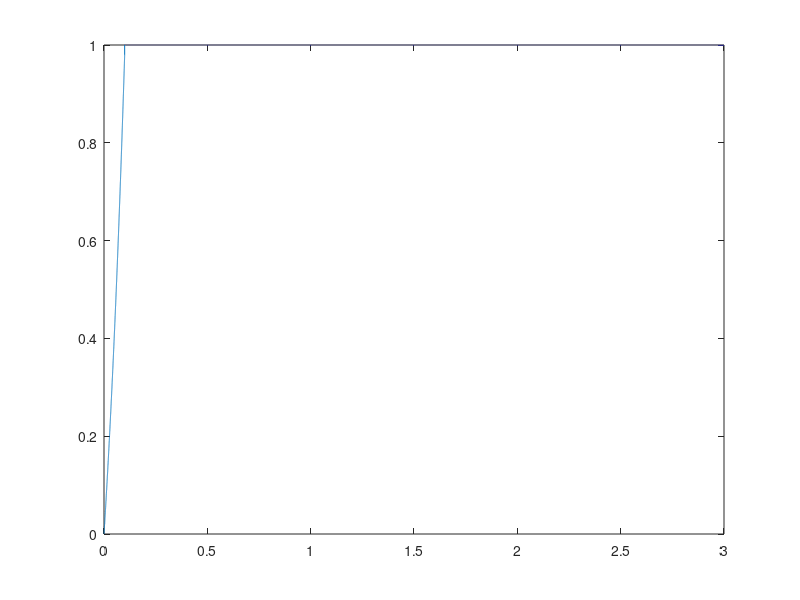
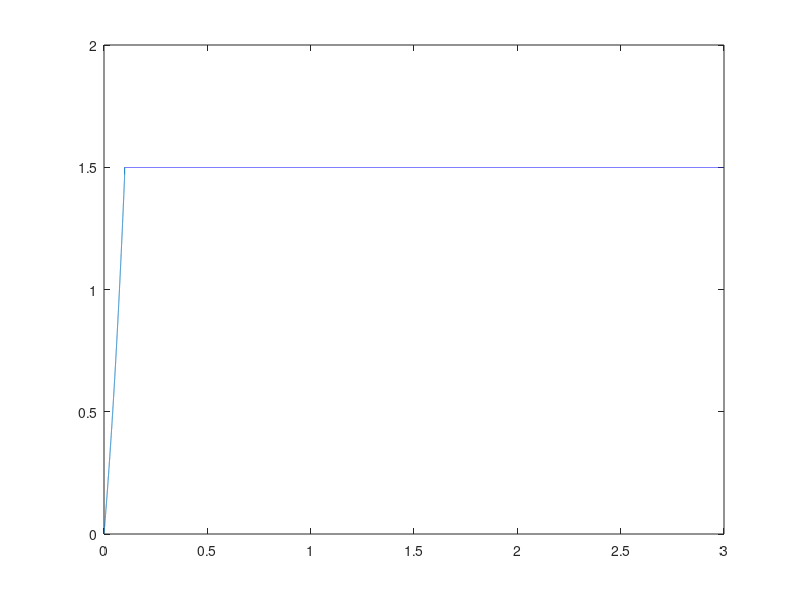
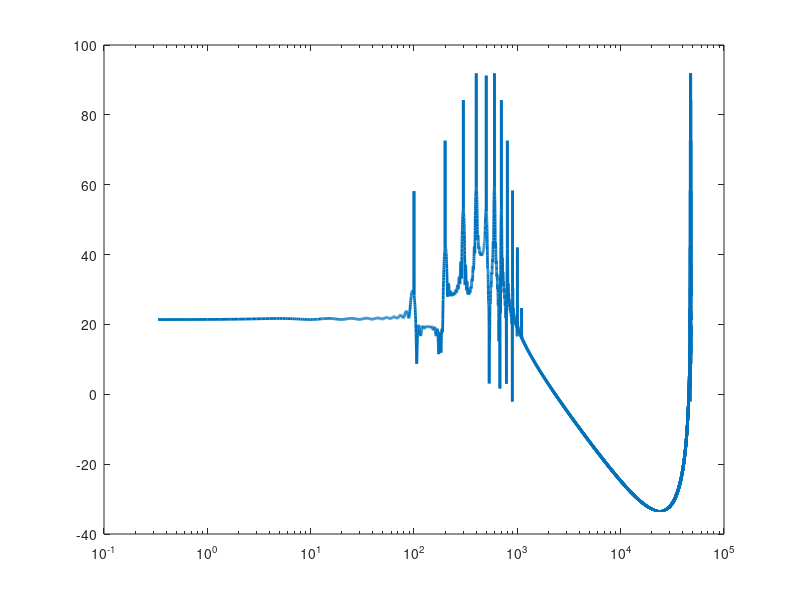

The MATLAB script that drew these images, in order: (Note: this script raises an error after producing the figures.)
% %% Lab MATLAB Demo
% %% Bells
% clear all
% close all
% % Sample Rate
% Fs = 48000;
% % Sample Period
% T = 1/Fs;
% % time vector
% t = 0:T:3;
% 
% % Fundamental
% f0 = 100;
% % Carrier Frequency
% fc = 5*f0;
% % Modulator Frequency
% fm = 7*f0; % 5*sqrt(2)*f0
% % decay constant
% Tau = 1;
% % Modulator Amplitude Constant
% I0 = 5;
% 
% A = exp(-t/Tau);
% I = I0*A;
% 
% y = A.*sin(2*pi*fc*t + I.*sin(2*pi*fm*t));
% 
% 
% figure
% plot(t,A)
% figure
% plot(t,I)
% 
% freq = 0:Fs/length(y):Fs-Fs/length(y);
% figure
% semilogx(freq,20*log10(abs(fft(y))),'Linewidth',2)
% 
% figure
% spectrogram(y,hamming(1024),512,10*1024,Fs,'yaxis')
% 
% 
% sound(y,Fs)
% 
% pause;

% %% Brass
% clear 
% close all
% 
% % Define ADSR parameters
% attackTime = 0.1; % seconds
% decayTime = 0.1; % seconds
% sustainLevel = 0.75; % sustain level
% % duration
% d = 3;
% % Sample Rate
% Fs = 48000;
% % Sample Period
% T = 1/Fs;
% % time vector
% t = 0:T:(d - T);
% 
% % Fundamental
% f0 = 100;
% % Carrier Frequency
% fc = f0;
% % Modulator Frequency
% fm = f0; 
% 
% A = zeros(1,Fs * d);
% 
% attackSlope = 1/ (Fs * attackTime);
% decaySlope = - (1 - sustainLevel) / (Fs * decayTime);
% 
% for samp = 1:(d * Fs)
%     if samp <= attackTime * Fs
%            A(samp) = attackSlope * samp;
%     elseif samp <= (attackTime + decayTime) * Fs
%            A(samp) = 1 + decaySlope * (samp - attackTime * Fs);
%     else
%            A(samp) = sustainLevel;
%     end
% end
% 
% % Modulator Amplitude Constant
% I = 5 * A;
% 
% y = A.*sin(2*pi*fc*t + I.*sin(2*pi*fm*t));
% 
% 
% figure
% plot(t,A)
% figure
% plot(t,I)
% 
% freq = 0:Fs/length(y):Fs-Fs/length(y);
% figure
% semilogx(freq,20*log10(abs(fft(y))),'Linewidth',2)
% 
% figure
% spectrogram(y,hamming(1024),512,10*1024,Fs,'yaxis')
% 
% 
% sound(y,Fs)



%% Basson
clear all
close all

% Define ADSR parameters
attackTime = 0.1; % seconds
sustainLevel = 1; % sustain level
% duration
d = 3;
% Sample Rate
Fs = 48000;
% Sample Period
T = 1/Fs;
% time vector
t = 0:T:(d - T);

% Fundamental
f0 = 100;
% Carrier Frequency
fc = 5 * f0;
% Modulator Frequency
fm = f0; 

A = zeros(1,Fs * d);

for samp = 1:1: (d * Fs)
    if samp <= attackTime * Fs
           A(samp) = exp(0.683*(samp/Fs)/0.1) - 1;
    else
           A(samp) = sustainLevel;
    end
end

% Modulator Amplitude Constant
I = 1.5 * A;

y = A.*sin(2*pi*fc*t + I.*sin(2*pi*fm*t));


figure
plot(t,A)
figure
plot(t,I)

freq = 0:Fs/length(y):Fs-Fs/length(y);
figure
semilogx(freq,20*log10(abs(fft(y))),'Linewidth',2)

figure
spectrogram(y,hamming(1024),512,10*1024,Fs,'yaxis')


sound(y,Fs)

% %% Clarinet
% clear all
% close all
% 
% % Define ADSR parameters
% attackTime = 0.1; % seconds
% sustainLevel = 1; % sustain level
% % duration
% d = 3;
% % Sample Rate
% Fs = 48000;
% % Sample Period
% T = 1/Fs;
% % time vector
% t = 0:T:(d - T);
% 
% % Fundamental
% f0 = 300;
% % Carrier Frequency
% fc = 3 * f0;
% % Modulator Frequency
% fm = 2 * f0; 
% 
% A = zeros(1,Fs * d);
% 
% for samp = 1:1: (d * Fs)
%     if samp <= attackTime * Fs
%            A(samp) = exp(0.683*(samp/Fs)/0.1) - 1;
%     else
%            A(samp) = sustainLevel;
%     end
% end
% 
% % Modulator Amplitude Constant
% I = 4 - 2 * A;
% 
% y = A.*sin(2*pi*fc*t + I.*sin(2*pi*fm*t));
% 
% 
% figure
% plot(t,A)
% figure
% plot(t,I)
% 
% freq = 0:Fs/length(y):Fs-Fs/length(y);
% figure
% semilogx(freq,20*log10(abs(fft(y))),'Linewidth',2)
% 
% figure
% spectrogram(y,hamming(1024),512,10*1024,Fs,'yaxis')
% 
% 
% sound(y,Fs)
% 
% 
% 
% 
% 
% 
% 
% 
